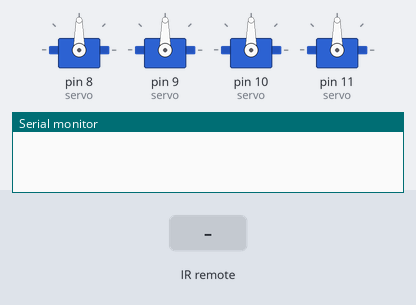
The sketch below on a simulated Arduino Uno, built with avr-gcc and run on an emulated ATmega328P. Parts: 4 × servo, the last lines printed to the serial monitor. The inputs (shaded band) are chosen by the test bench.

Above: at 1.2 s.
1.3 s: infrared code 0xFF6897 received
3.3 s: infrared code 0xFF22DD received
At 4.5 s:
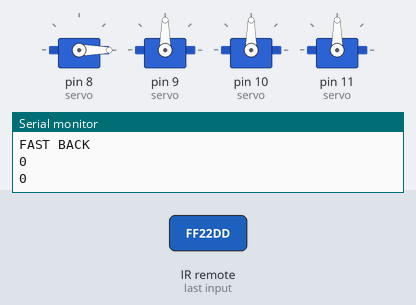
4.8 s: infrared code 0xFFC23D received
Timing chart, 0 to 7.8 s (numbered marks = the images above; inputs shaded):
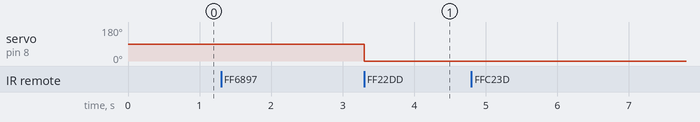

Measured:
- after the input at 3.3 s, servo on pin 8 (servo): 90° → 0° at once

The sketch:

roboticArm.ino
```cpp
#include <Servo.h>
#include "IRremote.h"


struct arm
{
  Servo servo;
  int degreeMoved = 0;
};

struct arm arm1;
struct arm arm2;
struct arm arm3;
struct arm arm4;

int receiver = 12;
IRrecv irrecv(receiver);
decode_results results;


void setup()
{
  Serial.begin(9600);

  arm1.servo.attach(8);
  arm2.servo.attach(9);
  arm3.servo.attach(10);
  arm4.servo.attach(11);
  irrecv.enableIRIn();
}

void moveArm(struct arm *currentArm)
{
  irrecv.resume();
  while(true)
  {
    delay(500);
    Serial.println(irrecv.decode(&results));
    if(irrecv.decode(&results))
    {
      switch(results.value)
      {

        case 0xFF22DD:
          Serial.println("FAST BACK");
          currentArm->servo.write(currentArm->degreeMoved-=10);
          delay(10);
          break;

        case 0xFFC23D:
          Serial.println("FAST FORWARD");
          currentArm->servo.write(currentArm->degreeMoved+=10);
          delay(10);
          break;

        case 0xFFE21D:
          Serial.println("FUNC/STOP");
          return;

        default:
          Serial.println(" other button   ");
      }
    }
    irrecv.resume();
  }
}

void pickArm()
{
  switch(results.value)
  {
    case 0xFF6897:
      Serial.println("0");
      struct arm *armPtr = &arm1;
      moveArm(armPtr);
      break;

    case 0xFF30CF:
      Serial.println("1");
      break;

    case 0xFF18E7:
      Serial.println("2");
      break;

    case 0xFF7A85:
      Serial.println("3");
      break;

    default:
      Serial.println(" other button   ");
  }

  delay(500);
}

void loop()
{
  if (irrecv.decode(&results))
  {
    pickArm();
    irrecv.resume();
  }
}
```
